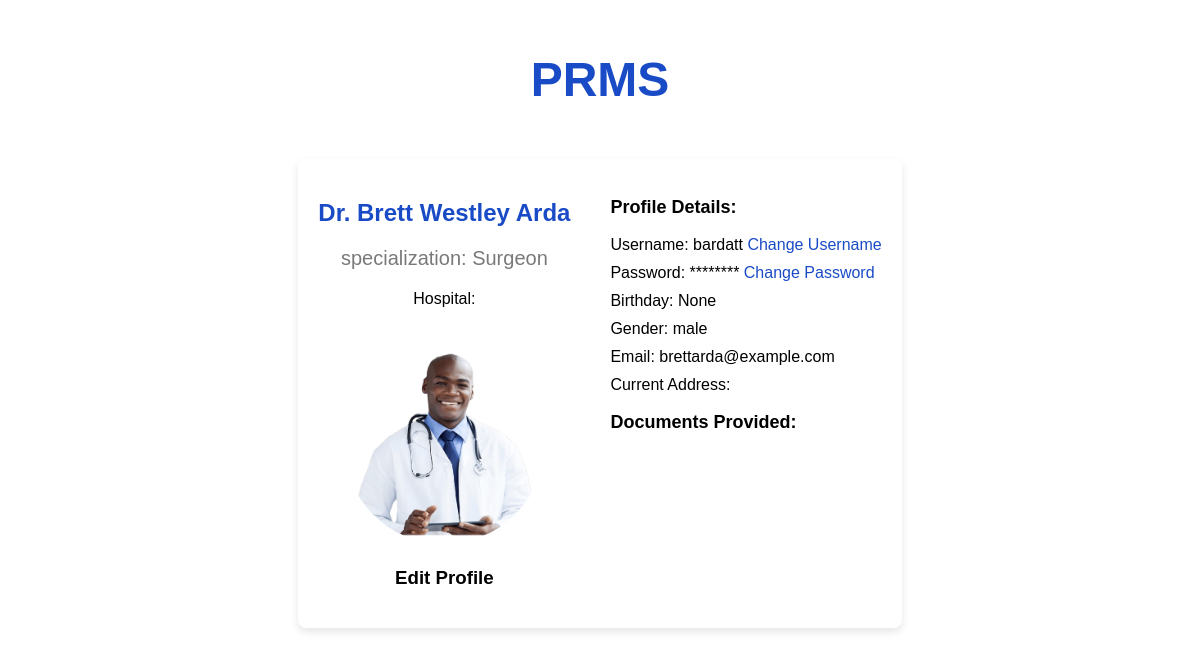
Page /profile/ (signed in) on the earlier database version.
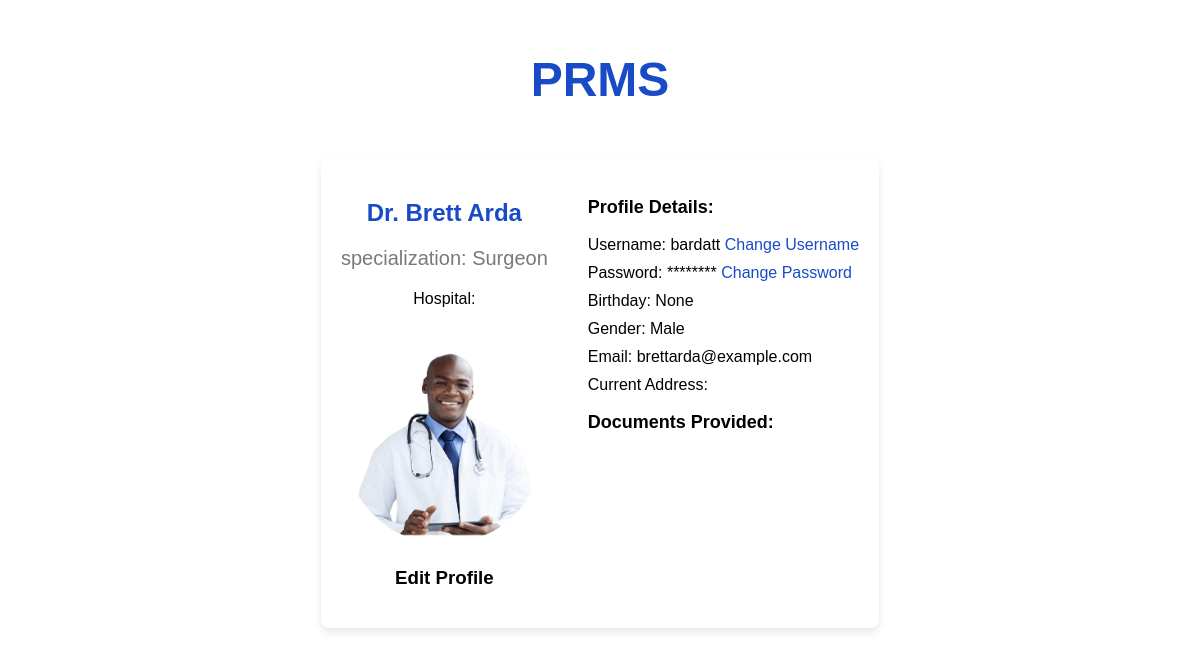
Same page on the later database version.
### doctor/models.py (models this page shows, shortened)
class Doctor(models.Model):
    username = models.CharField(max_length=100, unique=True)
    password = models.CharField(max_length=100)
    email = models.EmailField(unique=True)
    first_name = models.CharField(max_length=50)
    middle_name = models.CharField(max_length=50, blank=True, null=True)
    last_name = models.CharField(max_length=50)
    birthday = models.DateField(null=True, blank=True)
    gender = models.CharField(max_length=10, null=True, blank=True)
    specialization = models.CharField(max_length=100)
    hospital_assigned = models.CharField(max_length=255, blank=True, default="")

### doctor/views.py (the view)
# urls.py: path('profile/', views.doctor_profile_view, name='doctor_profile'),
def doctor_profile_view(request):
    doctor_id = doctor_logged_in(request)  # Ensure doctor is logged in
    doctor = get_object_or_404(Doctor, id=doctor_id)
    return render(request, 'doctor_profile.html', {'doctor': doctor})

### doctor/views.py (called while the page is built)
def doctor_logged_in(request):
    doctor_id = request.session.get('doctor_id')
    if not doctor_id:
        return redirect('login')
    return doctor_id

### doctor/templates/doctor_profile.html (shortened to what this page needs)
{% load static %}
<!DOCTYPE html>
<html lang="en">
<head>
    <link rel="stylesheet" href="{% static 'profile.css' %}">
</head>
<body>
    <div class="profile-container">
        <header class="profile-header">
            <h1 onclick="window.location.href='http://127.0.0.1:8000/home/';">PRMS</h1>
        </header>
        <section class="profile-info">
            <div class="left-panel">
                <h1>Dr. {{ doctor.first_name }} {{ doctor.last_name }}</h1>
                <p class="specialization">specialization: {{ doctor.specialization }}</p>
                <p class="hospital_assigned">Hospital: {{ doctor.hospital_assigned }}</p>
                <img src="{% static 'images/profile-placeholder.png' %}" alt="Profile Picture" class="profile-picture">
                <h3 onclick="window.location.href='http://127.0.0.1:8000/edit-profile/';">Edit Profile</h3>
            </div>
            <div class="right-panel">
                <h3>Profile Details:</h3>
                <p>Username: {{ doctor.username }} <a href="#">Change Username</a></p>
                <p>Password: ******** <a href="#">Change Password</a></p>
                <p>Birthday: {{ doctor.birthday }}</p>
                <p>Gender: {{ doctor.gender }}</p>
                <p>Email: {{ doctor.email }}</p>
                <p>Current Address: {{ doctor.address }}</p>
                <h3>Documents Provided:</h3>
            </div>
        </section>
    </div>
</body>
</html>

Differences in the rows shown:
changed Doctor "Arda": first_name "Brett Westley" → "Brett"; gender "male" → "Male"
